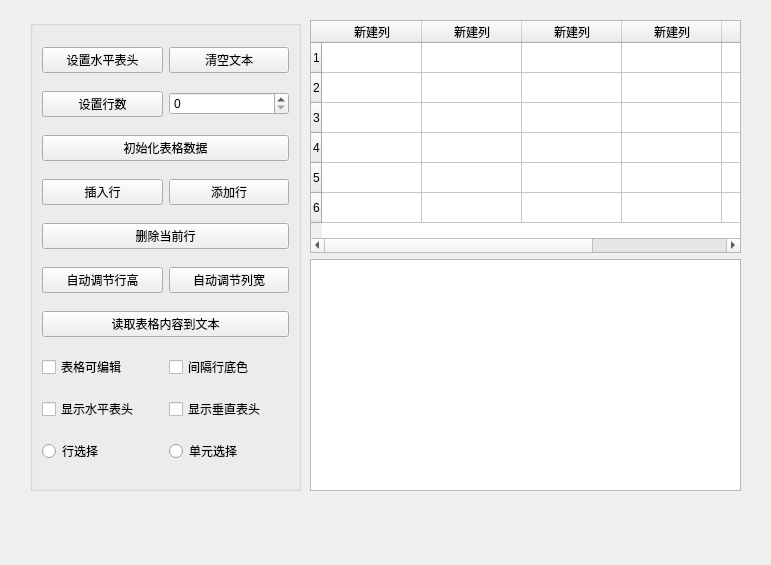
<?xml version="1.0" encoding="UTF-8"?>
<ui version="4.0">
 <class>Widget</class>
 <widget class="QWidget" name="Widget">
  <property name="geometry">
   <rect>
    <x>0</x>
    <y>0</y>
    <width>771</width>
    <height>565</height>
   </rect>
  </property>
  <property name="windowTitle">
   <string>Widget</string>
  </property>
  <widget class="QGroupBox" name="groupBox">
   <property name="geometry">
    <rect>
     <x>30</x>
     <y>20</y>
     <width>271</width>
     <height>471</height>
    </rect>
   </property>
   <property name="title">
    <string/>
   </property>
   <layout class="QGridLayout" name="gridLayout">
    <item row="1" column="0" colspan="2">
     <layout class="QHBoxLayout" name="horizontalLayout">
      <item>
       <widget class="QPushButton" name="pushButton_setlinenum">
        <property name="text">
         <string>设置行数</string>
        </property>
       </widget>
      </item>
      <item>
       <widget class="QSpinBox" name="spinBox_linenum"/>
      </item>
     </layout>
    </item>
    <item row="2" column="0" colspan="2">
     <widget class="QPushButton" name="pushButton_inittabledata">
      <property name="text">
       <string>初始化表格数据</string>
      </property>
     </widget>
    </item>
    <item row="3" column="0" colspan="2">
     <layout class="QHBoxLayout" name="horizontalLayout_2">
      <item>
       <widget class="QPushButton" name="pushButton_insertline">
        <property name="text">
         <string>插入行</string>
        </property>
       </widget>
      </item>
      <item>
       <widget class="QPushButton" name="pushButton_addline">
        <property name="text">
         <string>添加行</string>
        </property>
       </widget>
      </item>
     </layout>
    </item>
    <item row="4" column="0" colspan="2">
     <widget class="QPushButton" name="pushButton_delectline">
      <property name="text">
       <string>删除当前行</string>
      </property>
     </widget>
    </item>
    <item row="5" column="0" colspan="2">
     <layout class="QHBoxLayout" name="horizontalLayout_3">
      <item>
       <widget class="QPushButton" name="pushButton_autolineH">
        <property name="text">
         <string>自动调节行高</string>
        </property>
       </widget>
      </item>
      <item>
       <widget class="QPushButton" name="pushButton_autorowW">
        <property name="text">
         <string>自动调节列宽</string>
        </property>
       </widget>
      </item>
     </layout>
    </item>
    <item row="6" column="0" colspan="2">
     <widget class="QPushButton" name="pushButton_readtoText">
      <property name="text">
       <string>读取表格内容到文本</string>
      </property>
     </widget>
    </item>
    <item row="7" column="0">
     <widget class="QCheckBox" name="checkBox_tableeditable">
      <property name="text">
       <string>表格可编辑</string>
      </property>
     </widget>
    </item>
    <item row="7" column="1">
     <widget class="QCheckBox" name="checkBox_linebgcolor">
      <property name="text">
       <string>间隔行底色</string>
      </property>
     </widget>
    </item>
    <item row="8" column="0">
     <widget class="QCheckBox" name="checkBox_HshowtableHeader">
      <property name="text">
       <string>显示水平表头</string>
      </property>
     </widget>
    </item>
    <item row="8" column="1">
     <widget class="QCheckBox" name="checkBox_VshowtableHeader">
      <property name="text">
       <string>显示垂直表头</string>
      </property>
     </widget>
    </item>
    <item row="9" column="0">
     <widget class="QRadioButton" name="radioButton_chooseline">
      <property name="text">
       <string>行选择</string>
      </property>
     </widget>
    </item>
    <item row="9" column="1">
     <widget class="QRadioButton" name="radioButton_choosetableitem">
      <property name="text">
       <string>单元选择</string>
      </property>
     </widget>
    </item>
    <item row="0" column="0">
     <widget class="QPushButton" name="pushButton_settableHeader">
      <property name="text">
       <string>设置水平表头</string>
      </property>
     </widget>
    </item>
    <item row="0" column="1">
     <widget class="QPushButton" name="pushButton_clearplainedit">
      <property name="text">
       <string>清空文本</string>
      </property>
     </widget>
    </item>
   </layout>
  </widget>
  <widget class="QWidget" name="layoutWidget">
   <property name="geometry">
    <rect>
     <x>310</x>
     <y>20</y>
     <width>431</width>
     <height>471</height>
    </rect>
   </property>
   <layout class="QVBoxLayout" name="verticalLayout">
    <item>
     <widget class="QTableWidget" name="tableWidget">
      <row/>
      <row/>
      <row/>
      <row/>
      <row/>
      <row/>
      <column>
       <property name="text">
        <string>新建列</string>
       </property>
      </column>
      <column>
       <property name="text">
        <string>新建列</string>
       </property>
      </column>
      <column>
       <property name="text">
        <string>新建列</string>
       </property>
      </column>
      <column>
       <property name="text">
        <string>新建列</string>
       </property>
      </column>
      <column>
       <property name="text">
        <string>新建列</string>
       </property>
      </column>
      <column>
       <property name="text">
        <string>新建列</string>
       </property>
      </column>
     </widget>
    </item>
    <item>
     <widget class="QPlainTextEdit" name="plainTextEdit"/>
    </item>
   </layout>
  </widget>
  <widget class="QWidget" name="widget_status" native="true">
   <property name="geometry">
    <rect>
     <x>30</x>
     <y>509</y>
     <width>711</width>
     <height>71</height>
    </rect>
   </property>
  </widget>
  <action name="actionclear_edit">
   <property name="text">
    <string>clear_edit</string>
   </property>
   <property name="menuRole">
    <enum>QAction::NoRole</enum>
   </property>
  </action>
 </widget>
 <resources/>
 <connections/>
</ui>
